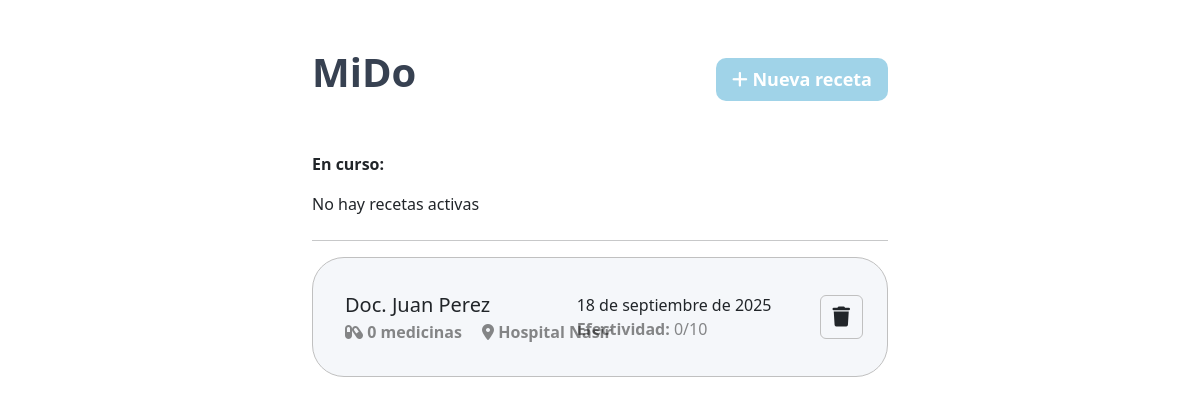
The page / on the database its author committed.
### miApp/models.py (models this page shows, shortened)
class Receta(models.Model):
    doc = models.CharField(max_length=255)
    fecha = models.DateField()
    efectividad = models.IntegerField(default=0)
    activo = models.BooleanField(default=False)
    lugar = models.CharField(null=True)
    def cantidad_medicinas(self):
        return self.medicamentos.count()

### miApp/views.py (the view)
# urls.py: path('', views.index),
def index(request):
    if request.method == 'POST':
        Receta.objects.create(
            doc = request.POST.get('doc'),
            fecha = request.POST.get('fecha'),
            lugar = request.POST.get('lugar')
        )
    activos =  Receta.objects.filter(activo=True)
    lista = Receta.objects.filter(activo=False).order_by('-id')
    return render(request, "home.html",{'lista': lista, 'activos': activos})

### miApp/templates/home.html (shortened to what this page needs)
{% load static %}
<!DOCTYPE html>
<html lang="en">
<head>
    <link href="https://cdn.jsdelivr.net/npm/bootstrap@5.3.8/dist/css/bootstrap.min.css" rel="stylesheet">
    <link rel="stylesheet" href="https://cdnjs.cloudflare.com/ajax/libs/font-awesome/6.7.2/css/all.min.css">
    <link rel="stylesheet" href="{% static 'css/root.css' %}">
    <link rel="stylesheet" href="{% static 'css/home.css' %}">
    <link rel="stylesheet" href="{% static 'css/modalAgregar.css' %}">
</head>
<body>
    <div class="container container-fluid w-50 mt-5">
        <div class="top">
            <h1>MiDo</h1>
            <button data-bs-toggle="modal" data-bs-target="#exampleModal" class=" scl">
                <i class="fa-solid fa-plus"></i>
                Nueva receta
            </button>
        </div>
        <div class="list">
            <div>
                <p><b>En curso:</b></p>
            </div>
            {% if activos %}
            {% for receta in activos %}
           <div class="receta mt-3" data-id="{{ receta.id }}">
                <div class="receta-info1">
                    <div class="receta-doc">
                         {%  if  receta.doc|default_if_none:"" %}
                         Doc. {{ receta.doc|title }}
                        {% else %}
                        Doctor no asignado
                        {% endif %}
                    </div>
                    <div class="receta-cantidadMedicina">
                        <i class="fa-solid fa-capsules"></i>
                        {{receta.cantidad_medicinas}} medicinas
                        <i class="fa-solid fa-location-dot ms-3"></i>
                        {%  if  receta.lugar|default_if_none:"" %}
                        {{ receta.lugar|title }}
                        {% else %}
                        Lugar no asignado
                        {% endif %}
                    </div>
                </div>
                <div class="receta-info2">
                    <div class="detalles">
                        <p class="fecha m-0 mt-3">{{  receta.fecha|date:"j \\d\\e F \\d\\e Y"  }}</p>
                        <p class="efectividad"><b>Efectividad:</b> {{ receta.efectividad }}/10</p>
                    </div>
                    <div class="accion">
                        <button class="btn scl" onclick="event.stopPropagation(); document.getElementById('eliminarReceta').submit()"><i class="fa-solid fa-trash"></i></button>
                        <form
                        id="eliminarReceta"
                        action="eliminarReceta/"
                        method="POST">
                            {% csrf_token %}
                            <input type="hidden" name="deleteID" value="{{ receta.id }}">
                    </form>
                    </div>
                </div>
            </div>
            {% endfor %}
            {% else %}
                <p>No hay recetas activas</p>
            {% endif %}
            <hr class="mt-4 mb-3">
            {% if lista %}
            {% for receta in lista %}
            <div class="receta mt-3" data-id="{{ receta.id }}">
                <div class="receta-info1">
                    <div class="receta-doc">
                         {%  if  receta.doc|default_if_none:"" %}
                         Doc. {{ receta.doc|title }}
                        {% else %}
                        Doctor no asignado
                        {% endif %}
                    </div>
                    <div class="receta-cantidadMedicina">
                        <i class="fa-solid fa-capsules"></i>
                        {{receta.cantidad_medicinas}} medicinas
                        <i class="fa-solid fa-location-dot ms-3"></i>
                        {%  if  receta.lugar|default_if_none:"" %}
                        {{ receta.lugar|title }}
                        {% else %}
                        Lugar no asignado
                        {% endif %}
                    </div>
                </div>
                <div class="receta-info2">
                    <div class="detalles">
                        <p class="fecha m-0 mt-3">{{  receta.fecha|date:"j \\d\\e F \\d\\e Y"  }}</p>
                        <p class="efectividad"><b>Efectividad:</b> {{ receta.efectividad }}/10</p>
                    </div>
                    <div class="accion">
                        <button class="btn eliminar scl" onclick="event.stopPropagation(); document.getElementById('eliminarReceta').submit()"><i class="fa-solid fa-trash"></i></button>
                    </div>
                </div>
            </div>
            {% endfor %}
            {% else%}
             {%  include 'sinRecetas.html' %}
            {% endif %}
        </div>
    </div>
</body>
</html>

### miApp/static/css/root.css (style rules this page uses)
:root { --botones: #A0D3E8; --card: #F5F7FA; --borde: #C0C0C0; --opaco: #00000076; --delete: rgb(209, 94, 52); --text: rgb(64, 163, 160); }
.scl { transition: 0.3s ease-out; }

### miApp/static/css/home.css (style rules this page uses)
.top { display: flex; position: relative; margin-bottom: 3rem; }
.top h1 { color: #374151; font-weight: 700; }
.top button { position: absolute; right: 0; margin: 0.6rem 0; background-color: var(--botones) !important; color:white !important; font-weight: 700 !important; font-size: 18px; border: none; border-radius: 10px; padding: 0.5rem 1rem; }
.receta { background-color: var(--card); border: 1px solid var(--borde); border-radius: 2rem; padding: 2rem; display: flex; align-items: center; position: relative; transition: .3s ease-in-out; }
.receta-doc { font-size: 20px; text-transform: capitalize !important; }
.receta .receta-cantidadMedicina { font-weight: 600; color: #00000076; }
.receta .receta-info2 { align-items: center; display: flex; position: absolute; right: 1.5rem; }
.receta .accion .eliminar { border: 1px solid var(--borde); font-size: 20px; }
.receta .receta-info2 .detalles { margin-right: 3rem; }
.receta .receta-info2 .detalles .efectividad { color: var(--opaco) }

### rows shown on the page
Receta: doc "Juan Perez", cantidad_medicinas "0", lugar "Hospital Nasir", fecha "18 de septiembre de 2025", efectividad "0"
